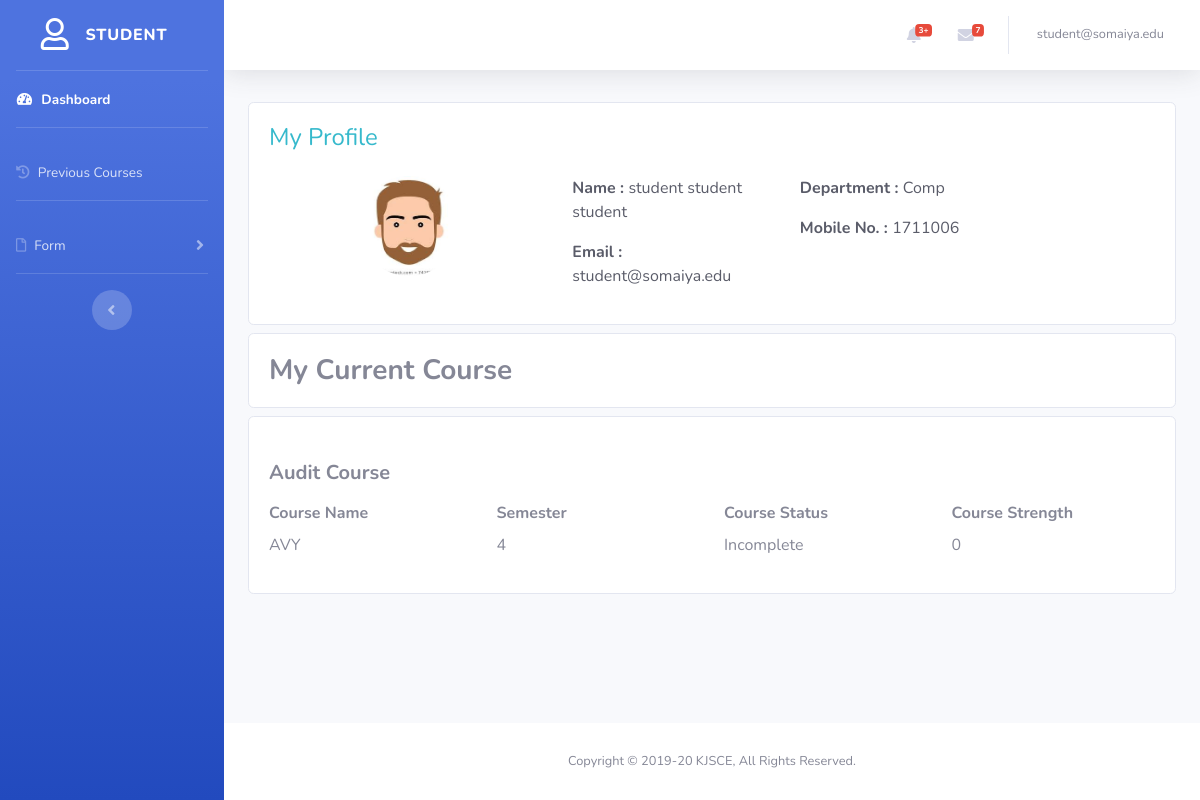
Before: /student/index.php (signed in) with the older database file.
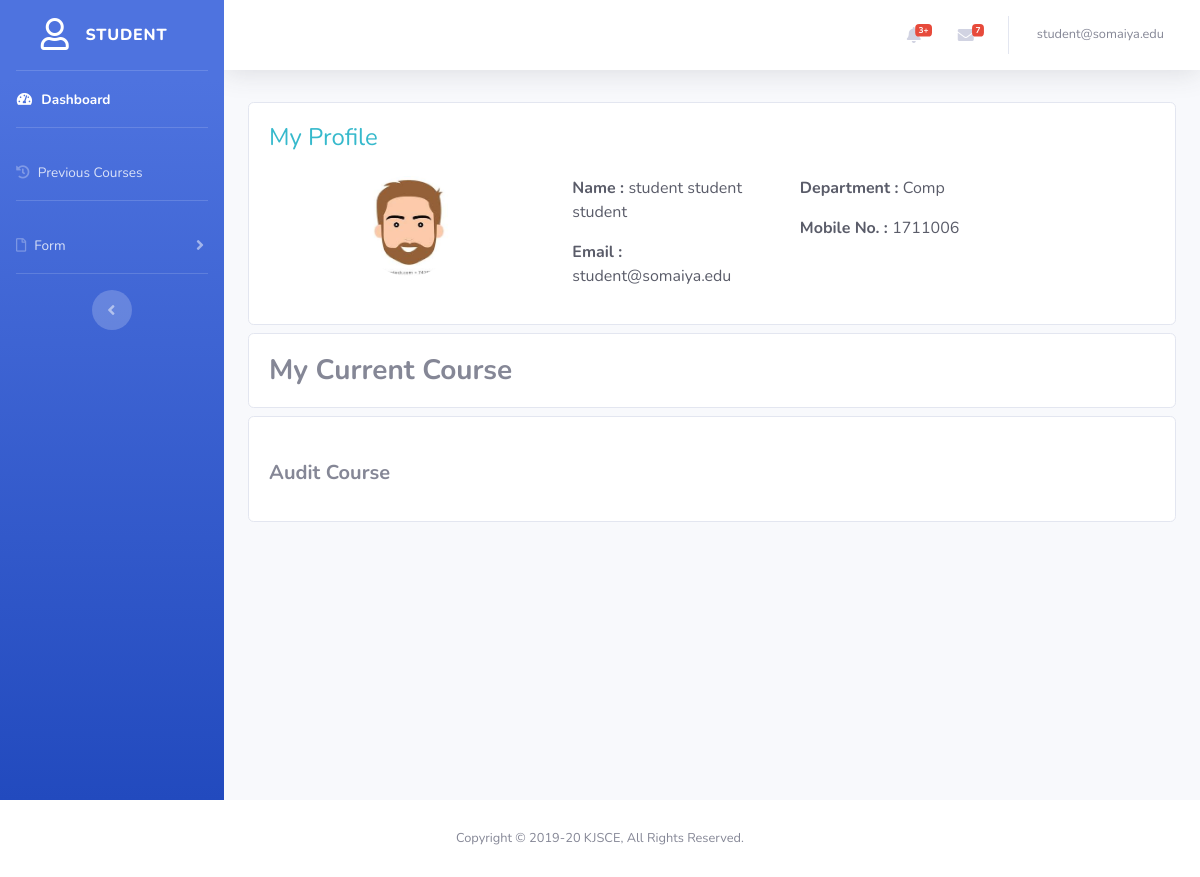
After: the same page with the newer database file.
### tables this page shows
CREATE TABLE `student` (
  `email_id` varchar(50) NOT NULL,
  `rollno` varchar(20) NOT NULL,
  `fname` varchar(30) NOT NULL,
  `mname` varchar(30) NOT NULL,
  `lname` varchar(30) NOT NULL,
  `year_of_admission` varchar(8) NOT NULL,
  `dept_id` int(11) NOT NULL,
  `current_sem` int(11) NOT NULL,
  `form_filled` int(11) NOT NULL DEFAULT 0,
  `adding_email_id` varchar(50) NOT NULL,
  `timestamp` varchar(30) NOT NULL
);

CREATE TABLE `department` (
  `dept_id` int(11) NOT NULL,
  `dept_name` varchar(50) NOT NULL
);

CREATE TABLE `student_audit` (
  `email_id` varchar(50) NOT NULL,
  `cid` varchar(30) NOT NULL,
  `sem` int(11) NOT NULL,
  `year` varchar(8) NOT NULL,
  `currently_active` tinyint(4) NOT NULL DEFAULT 0,
  `complete_status` tinyint(4) NOT NULL DEFAULT 0,
  `student_attendance` float NOT NULL
);

CREATE TABLE `audit_course` (
  `cid` varchar(30) NOT NULL,
  `sem` int(11) NOT NULL,
  `year` varchar(8) NOT NULL,
  `cname` varchar(50) NOT NULL,
  `currently_active` tinyint(4) NOT NULL DEFAULT 0,
  `min` int(11) NOT NULL,
  `max` int(11) NOT NULL,
  `no_of_allocated` int(11) NOT NULL DEFAULT 0,
  `email_id` varchar(50) NOT NULL,
  `timestamp` varchar(30) NOT NULL
);

### student/index.php (the view, shortened to what this page needs)
<?php
include('../config.php');
include('../includes/header.php');
?>
<?php include('sidebar.php'); ?>
<?php include('../includes/topbar_student.php'); ?>
<div class="container-fluid">
    <div class="row">
        <div class="col-md-12 grid-margin stretch-card mt-2">
             <?php
                $sql="SELECT s.fname,s.mname,s.lname,s.email_id,d.dept_name,s.rollno,s.year_of_admission,s.current_sem FROM student AS s,department AS d WHERE s.email_id='{$_SESSION['email']}' AND s.dept_id=d.dept_id";
                $result= mysqli_query($conn,$sql);
                $row= mysqli_fetch_array($result,MYSQLI_ASSOC);
                $count= mysqli_num_rows($result);
                if($count==1)
                {
            ?>
            <div class="card">
                <div class="card-body">
                    <h4 class="card-title text-info mb-4">My Profile</h4>
                    <div class="row">
                        <div class="col-md-4">
                            <img src="../vendor/img/person1.jpg" class="rounded-circle mx-auto d-block mb-4" alt="..." width="100em" height="100em">
                        </div>
                        <div class="col-md-6">
                            <div class="row">
                                <div class="col-md-6">
                                    <p class="text-dark"> <span><b>Name : </b></span><?php echo"{$row['fname']} {$row['mname']} {$row['lname']}";?></p>
                                    <p class="text-dark"> <span><b>Email : </b></span><?php echo $row['email_id'];?></p>
                                </div>
                                <div class="col-md-6">
                                    <p class="text-dark"> <span><b>Department : </b></span><?php echo $row['dept_name'];?></p>
                                    <p class="text-dark"> <span><b>Mobile No. : </b></span><?php echo $row['rollno']; }?></p>
                                </div>
                            </div>
                        </div>
                    </div>
                </div>
            </div>
        </div>
        <div class="col-md-12 grid-margin stretch-card mt-2">
            <div class="card">
                <div class="card-body">
                    <div class="row align-items-center">
                        <div class="col-12">
                            <h3 class="mb-0"><strong>My Current Course</strong></h3>
                        </div>
                    </div>
                </div>
            </div>
        </div>
        <div class="col-md-12 grid-margin stretch-card mt-2 mb-4">
            <div class="card">
                <div class="card-body">
                    <form class="forms-sample mt-4" action="">
                        <p class="card-description">
                            <h5><strong> Audit Course </strong></h5>
                        </p>
                        <?php
                        $sql="SELECT ac.cname,sa.sem,ac.no_of_allocated,sa.complete_status,ac.year FROM audit_course AS ac,student_audit AS sa WHERE sa.email_id='{$_SESSION['email']}' AND sa.cid=ac.cid AND sa.sem=ac.sem AND ac.year=sa.year";
                            $result= mysqli_query($conn,$sql);
                            $row= mysqli_fetch_array($result,MYSQLI_ASSOC);
                            $count= mysqli_num_rows($result);
                            if($count==1)
                            {
                        ?>
                        <div class="row">
                            <div class="col-md-3">
                                <div class="form-group">
                                    <label for="exampleInputCourseName"><b>Course Name</b></label>
                                    <br>
                                    <span><?php echo $row['cname'];?></span>
                                </div>
                            </div>
                            <div class=" col-md-3">
                                <div class="form-group">
                                    <label for="exampleInputSemester"><b>Semester</b></label>
                                    <br>
                                    <span><?php echo $row['sem'];?></span>
                                </div>
                            </div>
                            <div class="col-md-3">
                                <div class="form-group">
                                    <label for="exampleInputStatus"><b>Course Status</b></label>
                                    <br>
                                    <span><?php
                                    if($row['complete_status']==1)
                                        echo "Complete";
                                    else
                                        echo "Incomplete";
                                    ?></span>
                                </div>
                            </div>
                            <div class="col-md-3">
                                <div class="form-group">
                                    <label for="exampleInputStrength"><b>Course Strength</b></label>
                                    <br>
                                    <span><?php echo $row['no_of_allocated'];}?></span>
                                </div>
                            </div>
                        </div>
                    </form>
                </div>
            </div>
        </div>
    </div>
</div>
<?php include('../includes/footer.php');
include('../includes/scripts.php');
?>

### includes/header.php (shortened to what this page needs)
<!DOCTYPE html>
<html lang="en">
<head>
  <link href="../vendor/fontawesome-free/css/all.min.css" rel="stylesheet" type="text/css">
  <link href="../vendor/css/sb-admin-2.min.css" rel="stylesheet">
  <link href="../vendor/datatables/dataTables.bootstrap4.min.css" rel="stylesheet">
</head>
<body id="page-top">
  <div id="wrapper">

### student/sidebar.php (shortened to what this page needs)
<ul class="navbar-nav bg-gradient-primary sidebar sidebar-dark accordion" id="accordionSidebar">
  <a class="sidebar-brand d-flex align-items-center justify-content-center" href="index.php">
    <div class="sidebar-brand-icon ">
      <i class="far fa-user"></i>
    </div>
    <div class="sidebar-brand-text mx-3">Student</div>
  </a>
  <hr class="sidebar-divider my-0">
  <li class="nav-item active">
    <a class="nav-link" href="index.php">
      <i class="fas fa-fw fa-tachometer-alt"></i>
      <span>Dashboard</span></a>
  </li>
  <hr class="sidebar-divider">
  <li class="nav-item">
    <a class="nav-link" href="previous.php">
      <i class="fas fa-history"></i>
      <span>Previous Courses</span></a>
  </li>
  <hr class="sidebar-divider">
  <li class="nav-item">
    <a class="nav-link collapsed" href="#" data-toggle="collapse" data-target="#collapseUtilities" aria-expanded="true" aria-controls="collapseUtilities">
      <i class="far fa-file"></i>
      <span>Form</span>
    </a>
  </li>
  <hr class="sidebar-divider d-none d-md-block">
  <div class="text-center d-none d-md-inline">
    <button class="rounded-circle border-0" id="sidebarToggle"></button>
  </div>
</ul>
<div id="content-wrapper" class="d-flex flex-column">
  <div id="content">

### includes/topbar_student.php (shortened to what this page needs)
<nav class="navbar navbar-expand navbar-light bg-white topbar mb-4 static-top shadow">
  <ul class="navbar-nav ml-auto">
    <li class="nav-item dropdown no-arrow mx-1">
      <a class="nav-link dropdown-toggle" href="#" id="alertsDropdown" role="button" data-toggle="dropdown" aria-haspopup="true" aria-expanded="false">
        <i class="fas fa-bell fa-fw"></i>
        <span class="badge badge-danger badge-counter">3+</span>
      </a>
    </li>
    <li class="nav-item dropdown no-arrow mx-1">
      <a class="nav-link dropdown-toggle" href="#" id="messagesDropdown" role="button" data-toggle="dropdown" aria-haspopup="true" aria-expanded="false">
        <i class="fas fa-envelope fa-fw"></i>
        <span class="badge badge-danger badge-counter">7</span>
      </a>
    </li>
    <li class="nav-item dropdown no-arrow">
      <a class="nav-link dropdown-toggle" href="#" id="userDropdown" role="button" data-toggle="dropdown" aria-haspopup="true" aria-expanded="false">
        <span class="mr-2 d-none d-lg-inline text-gray-600 small"><?php echo $_SESSION['email']; ?></span>
      </a>
    </li>
  </ul>
</nav>

### includes/footer.php (shortened to what this page needs)
</div>
<footer class="sticky-footer bg-white">
  <div class="container my-auto">
    <div class="copyright text-center my-auto">
      <span>Copyright &copy; 2019-20 KJSCE, All Rights Reserved.</span>
    </div>
  </div>
</footer>
</div>
</div>

### includes/scripts.php (shortened to what this page needs)
</body>
</html>

Changed rows visible on the page:
removed student_audit: audit_course.cname "AVY", sem "4", audit_course.no_of_allocated "0"
Other visible differences:
text no longer shown: "Course Name Semester Course Status Incomplete Course Strength"
